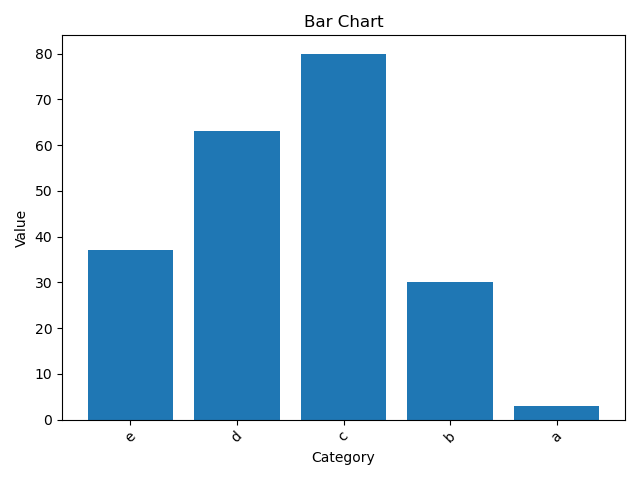

Write the Python code that produced this figure.
import csv
import matplotlib.pyplot as plt

# Open the CSV file
with open('myfile.csv', 'r') as file:
    reader = csv.DictReader(file)
    data = list(reader)

# Extract the category labels and values from the data
categories = [row['A'] for row in data]
values = [float(row['B']) for row in data]

# Create the bar chart
fig, ax = plt.subplots()
ax.bar(categories, values)

# Set the chart title and axis labels
ax.set_title('Bar Chart')
ax.set_xlabel('Category')
ax.set_ylabel('Value')

# Rotate the x-axis labels for better visibility
plt.xticks(rotation=45)

# Show the chart
plt.tight_layout()
plt.show()
